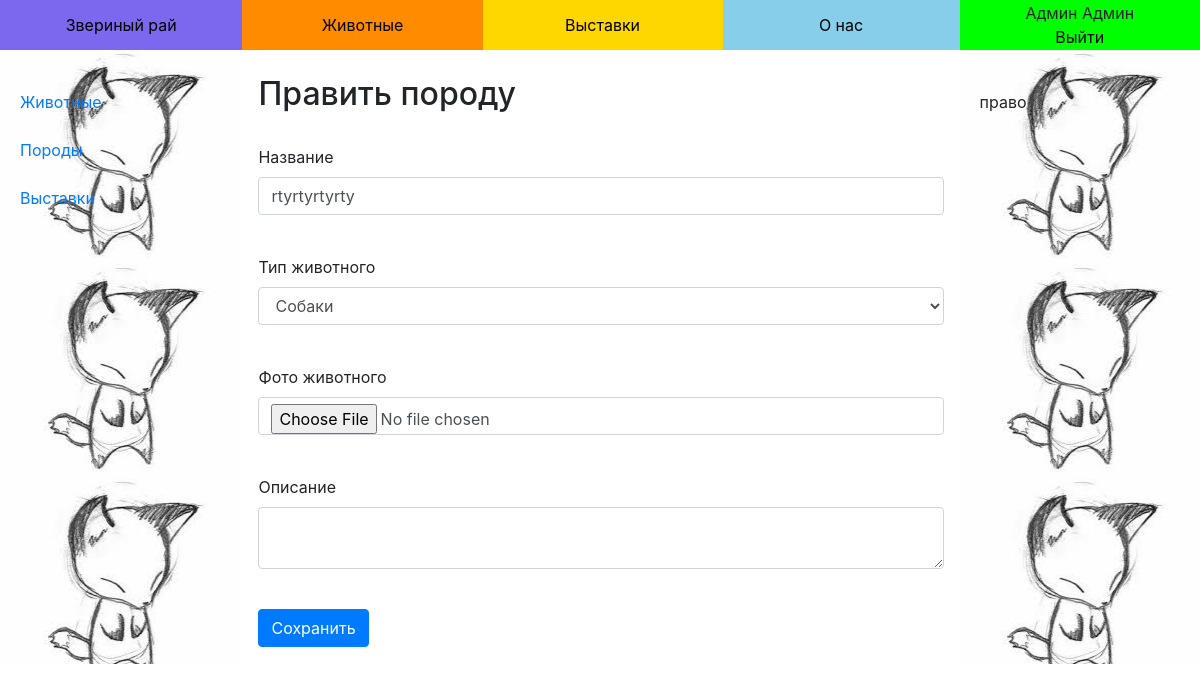
The page /admin/breeds/6 (signed in) on the database its author committed.
### data/users.py (models this page shows, shortened)
class User(SqlAlchemyBase, UserMixin, CRUDMixin):
    __tablename__ = 'users'
    first_name = sqlalchemy.Column(sqlalchemy.String)
    last_name = sqlalchemy.Column(sqlalchemy.String)
    email = sqlalchemy.Column(sqlalchemy.String, index=True, unique=True)
    hashed_password = sqlalchemy.Column(sqlalchemy.String)
    role_id = sqlalchemy.Column(sqlalchemy.Integer)
    fillable = ['first_name', 'last_name', 'email']
    def is_role(self, role_id):
        return self.role_id == role_id
    @property
    def is_admin(self):
        return self.role_id == ADMIN_ROLE

### data/breeds.py (models this page shows)
class Breed(SqlAlchemyBase, CRUDMixin):
    __tablename__ = 'breeds'
    name = sqlalchemy.Column(sqlalchemy.String)
    photo = sqlalchemy.Column(sqlalchemy.String, nullable=True)
    about = sqlalchemy.Column(sqlalchemy.String, nullable=True)
    animal_id = sqlalchemy.Column(sqlalchemy.Integer, sqlalchemy.ForeignKey("animals.id"))
    animal = orm.relation('Animal')

### routes/admin.py (the view, shortened to what this page needs)
@admin.route('/breeds/<int:id>', methods=['GET', 'POST'])
def breed_update(id):
    breed = Breed.get_or_404(id)
    animals = Animal.query().order_by(Animal.name).all()
    form = BreedForm()
    form.animal_id.choices = [(a.id, a.name) for a in animals]
    form.animal_id.default = breed.animal_id
    form.process()
    form.name.data = breed.name
    form.photo.data = breed.photo
    form.about.data = breed.about
    return render_template('admin/breed.html', title='Править породу', form=form)

### forms/admin.py
class BreedForm(FlaskForm):
    name = StringField('Название', validators=[DataRequired(message=DATA_REQUIRED_ERROR)])
    animal_id = SelectField('Тип животного', validate_choice=False)
    photo = FileField('Фото животного', validators=[FileAllowed(IMAGES, message=IMAGES_ERROR)])
    about = TextAreaField('Описание')
    submit = SubmitField('Сохранить')

### data/mixins.py (called while the page is built)
    @classmethod
    def query(cls):
        return cls._db_session().query(cls)

    @classmethod
    def get(cls, id):
        return cls.query().get(id)

    @classmethod
    def get_or_404(cls, id):
        instance = cls.get(id)
        if instance is None:
            raise NotFound()
        return instance

    @classmethod
    def _db_session(cls):
        if not hasattr(cls, 'db_session'):
            cls.db_session = db_session()
        return cls.db_session

### routes/admin.py (called while the page is built)
@admin.before_request
def _before():
    if current_user.is_authenticated and current_user.is_role(users.ADMIN_ROLE):
        return
    raise Forbidden()

### routes/utils.py (called while the page is built)
def user_loader(user_id):
    return User.get(user_id)

### templates/admin/breed.html (shortened to what this page needs)
{% extends "base.html" %}
{% block content %}
    <h2>{{title}}</h2><br>
    <form method="post" enctype="multipart/form-data">
        <p>
            {{ form.name.label }}<br>
            {{ form.name(class="form-control") }}<br>
        </p>
        <p>
            {{ form.animal_id.label }}<br>
            {{ form.animal_id(class="form-control") }}<br>
        </p>
        <p>
            {{ form.photo.label }}<br>
            {{ form.photo(class="form-control") }}<br>
        </p>
        <p>
            {{ form.about.label }}<br>
            {{ form.about(class="form-control") }}<br>
        </p>
        <p>{{ form.submit(type="submit", class="btn btn-primary") }}</p>
    </form>
{% endblock %}

### templates/base.html (shortened to what this page needs)
<!DOCTYPE html>
<html lang="en">
  <head>
    <link rel="stylesheet"
          href="https://stackpath.bootstrapcdn.com/bootstrap/4.4.1/css/bootstrap.min.css"
 />
  </head>
  <body bgcolor="Khaki">
    <table width="100%" align="center">
      <tr id="menu">
        <td width="250px" height="50px" bgcolor="#7B68EE" align="center"><a href="/">Звериный рай</a></td>
        <td width="250px" height="50px" bgcolor="#FF8C00" align="center"><a href="{{ url_for('public.animals') }}"> Животные</a></td>
        <td width="250px" height="50px" bgcolor="#FFD700" align="center"><a href="{{ url_for('public.exhibitions') }}"> Выставки</a></td>
        <td width="250px" height="50px" bgcolor="#87CEEB" align="center"><a href="/about">О нас</a></td>
        <td width="250px" height="50px" bgcolor="#00FF00" align="center">
          {% if current_user.is_authenticated %}
            {{ current_user.first_name }} {{ current_user.last_name }}<br>
            <a href="/logout">Выйти</a>
          {% else %}
            <a href="/login">Вход</a> / <a href="/register">Регистрация</a>
          {% endif %}
        </td>
      </tr>
        <tr>
        <td class="field">
          {% if current_user.is_authenticated %}
            {% if current_user.is_admin %}
              <a href="{{url_for('admin.animals_view')}}">Животные</a><br><br>
              <a href="{{url_for('admin.breeds_view')}}">Породы</a><br><br>
              <a href="{{url_for('admin.exhibitions_view')}}">Выставки</a>
            {% else %}
              <a href="">Мои животные</a><br><br>
              <a href="">Мои выставки</a>
            {% endif %}
          {% endif %}
        </td>
        <td colspan="3" valign="top">
          <br>
          <main role="main" class="container">
              {% block content %} {% endblock %}
          </main>
        </td>
        <td class="field">
          право
        </td>
      </tr>
    </table>
  </body>
</html>

### templates/base.html (style rules this page uses)
body { margin: 0; padding: 0 }
#menu a { color: #000 }
.field { background: url(/static/images/field_bg.jpg) 50% 0; width: 250px; vertical-align: top; padding: 40px 20px }

### rows shown on the page
User: first_name "Админ", last_name "Админ"
Breed: name "rtyrtyrtyrty", animal_id "Собаки"

### other values the page prints
{{ title }} "Править породу"
